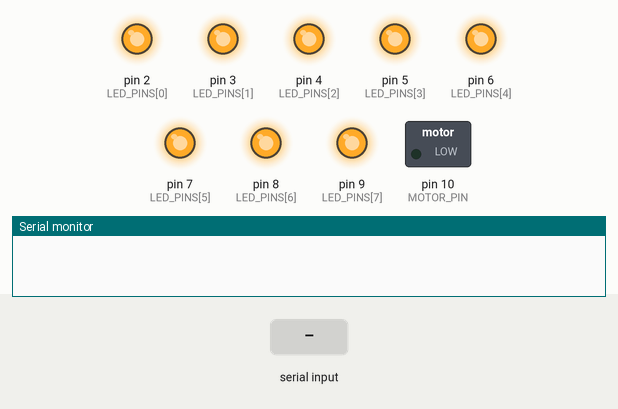
Recording of a sketch running on a simulated Arduino Uno, built with avr-gcc and run on an emulated ATmega328P. Shown: switched loads named in the sketch (green lamp = pin HIGH), output pins drawn as LEDs (lit = HIGH), the last lines printed to the serial monitor. The inputs (shaded band) are chosen by the test bench.

Above: at 1.2 s.
1.3 s: "M1\n" received over Serial
At 1.6 s:
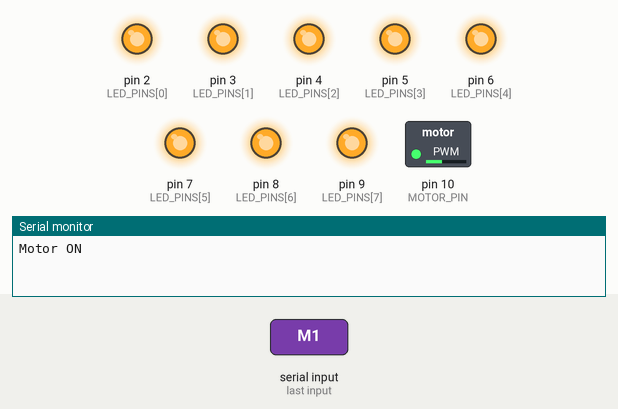
2.8 s: "L=90\n" received over Serial
At 3.9 s:
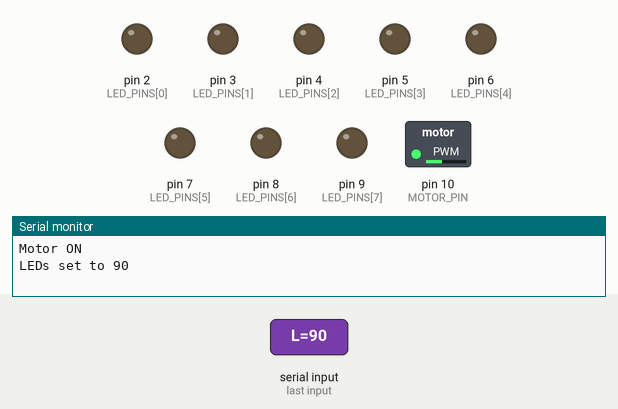
4.3 s: "M0\n" received over Serial
At 5.1 s:
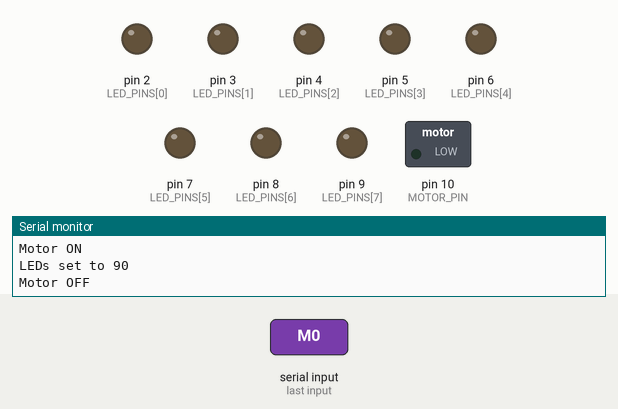
Timing chart, 0 to 7.3 s (numbered marks = the images above; inputs shaded):
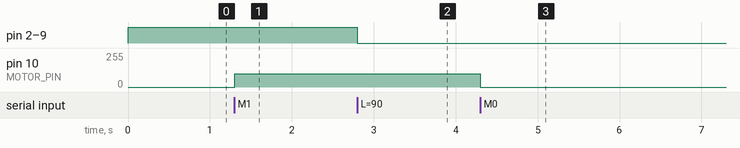

Measured:
- after the input at 1.3 s, pin 10 (MOTOR_PIN): 0/255 → 100/255 at once
- after the input at 2.8 s, pin 2 (LED_PINS[0]), pin 3 (LED_PINS[1]), pin 4 (LED_PINS[2]), pin 5 (LED_PINS[3]), pin 6 (LED_PINS[4]), pin 7 (LED_PINS[5]), pin 8 (LED_PINS[6]), pin 9 (LED_PINS[7]): HIGH → LOW at once
- after the input at 4.3 s, pin 10 (MOTOR_PIN): 100/255 → 0/255 at once

The sketch:

arduino.ino
```cpp
const int LED_PINS[] = {2, 3, 4, 5, 6, 7, 8, 9};
const int NUM_LEDS = 8;
const int MOTOR_PIN = 10;

String serial_command;

void setup() {
  pinMode(MOTOR_PIN, OUTPUT);
  analogWrite(MOTOR_PIN, 0);

  for (int i = 0; i < NUM_LEDS; i++) {
    pinMode(LED_PINS[i], OUTPUT);
    digitalWrite(LED_PINS[i], HIGH);
  }

  Serial.begin(115200);
  serial_command.reserve(10);
}

void loop() {
  while (Serial.available()) {
    char c = Serial.read();
    if (c == '\n') {
      processCommand(serial_command);
      serial_command = "";
    } else {
      serial_command += c;
    }
  }
}

void processCommand(String cmd) {
  cmd.trim();

  if (cmd == "M1") {
    analogWrite(MOTOR_PIN, 100);
    Serial.println("Motor ON");
  }
  else if (cmd == "M0") {
    analogWrite(MOTOR_PIN, 0);
    Serial.println("Motor OFF");
  }
  else if (cmd.startsWith("L=")) {
    String numStr = cmd.substring(2);
    int ledCount = numStr.toInt();
    setLedCount(ledCount);
    Serial.println("LEDs set to " + String(ledCount));
  }
}

void setLedCount(int count) {
  if (count > NUM_LEDS) {
    count = NUM_LEDS;
  }

  for (int i = 0; i < NUM_LEDS; i++) {
    if (i < count) {
      digitalWrite(LED_PINS[i], LOW);
    } else {
      digitalWrite(LED_PINS[i], HIGH);
    }
  }
}
```
